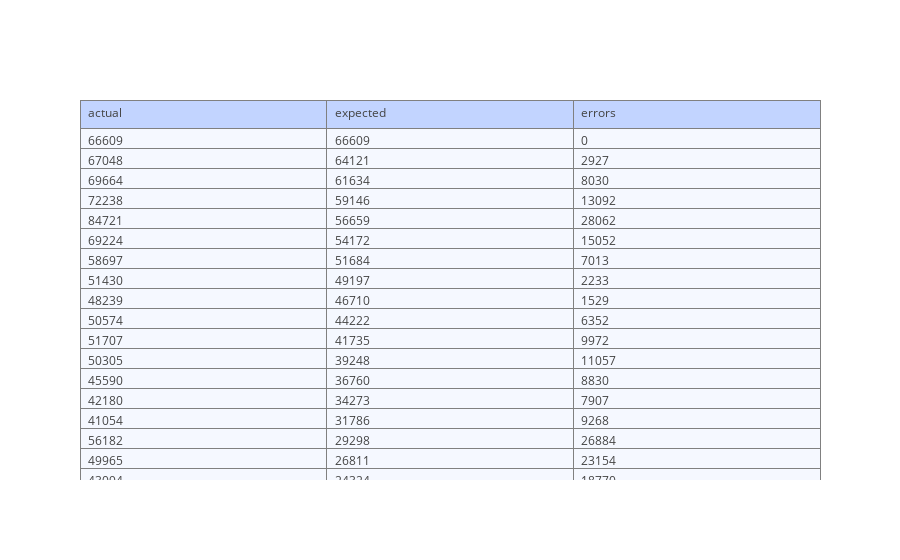

The notebook cell saved with this chart:
### Markdown cell above
So the graph above has red lines display all of our errors.  All we have to do now, is add up the errors at each of our data points to the total error for our dataset.

So for each point we take the actual value, the expected value, and subtract the two to get an error for each point.

### Code cell
import plotly.graph_objs as go

rounded_revenues = list(map(lambda revenue: int(revenue),revenues))
rounded_predicted_values = list(map(lambda revenue: int(revenue),predicted_values))
actual_and_expected_values = list(zip(rounded_revenues, rounded_predicted_values))
errors = list(map(lambda actual_and_expected: actual_and_expected[0] - int(actual_and_expected[1]), actual_and_expected_values))

trace = go.Table(
    header=dict(values=['actual', 'expected', 'errors'],
                fill = dict(color='#C2D4FF'),
                align = ['left'] * 5),
    cells=dict(values=[rounded_revenues, rounded_predicted_values, errors],
               fill = dict(color='#F5F8FF'),
               align = ['left'] * 5))

data = [trace] 
iplot(data)

### Figure 1 — Plotly figure (JSON) as saved in the notebook; plotly's stock layout.template omitted (floating-point values rounded to 4 significant figures)
{"data": [{"cells": {"align": ["left", "left", "left", "left", "left"], "fill": {"color": "#F5F8FF"}, "values": [[66609, 67048, 69664, 72238, 84721, 69224, 58697, 51430, 48239, 50574, 51707, 50305, 45590, 42180, 41054, 56182, 49965, 43094, 44414, 41393, 34903, 39535, 39627, 9400], [66609, 64121, 61634, 59146, 56659, 54172, 51684, 49197, 46710, 44222, 41735, 39248, 36760, 34273, 31786, 29298, 26811, 24324, 21836, 19349, 16862, 14374, 11887, 9400], [0, 2927, 8030, 13092, 28062, 15052, 7013, 2233, 1529, 6352, 9972, 11057, 8830, 7907, 9268, 26884, 23154, 18770, 22578, 22044, 18041, 25161, 27740, 0]]}, "header": {"align": ["left", "left", "left", "left", "left"], "fill": {"color": "#C2D4FF"}, "values": ["actual", "expected", "errors"]}, "type": "table", "uid": "caeb52a4-5dc6-4eeb-a6f7-6e5d2eae6bb5"}], "layout": {"autosize": true}}
